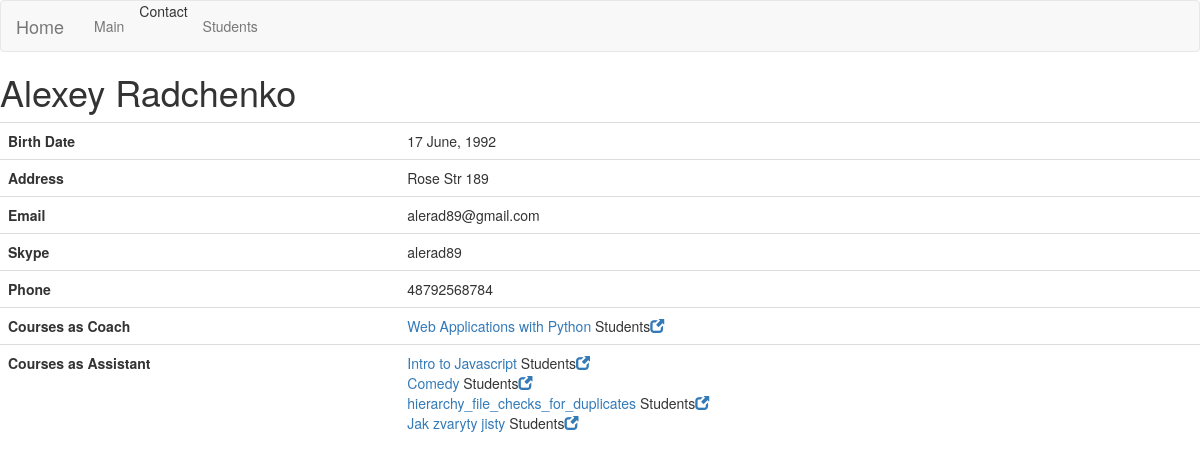
The app's page /coaches/3/ with its own data.
### coaches/models.py (models this page shows, shortened)
class Coach(models.Model):
    user = models.OneToOneField(User, on_delete=models.CASCADE)
    date_of_birth = models.DateField(blank = True, null = True)
    gender = models.CharField(max_length = 1, choices = (('M', 'Male'),('F', 'Female')))
    phone = models.CharField(max_length = 14, blank = True, null=True)
    address = models.CharField(max_length = 20, blank = True, null=True)
    skype = models.CharField(max_length = 20, blank = True, null=True)
    description =models.TextField(max_length = 2000, blank= True, null=True)

### courses/models.py (models this page shows)
class Course(models.Model):
    name = models.CharField(max_length = 100)
    short_description = models.CharField(max_length = 220)
    description = models.TextField()
    coach = models.ForeignKey(Coach, blank=True, null=True, related_name='coach_courses', on_delete = models.CASCADE)
    assistant = models.ForeignKey(Coach, blank=True, null=True, related_name = 'assistant_courses', on_delete=models.CASCADE)
    def __str__(self):
        return self.name

### coaches/views.py (the view)
# urls.py: url(r'^(?P<pk>[0-9]+)/$', views.CoachView.as_view(), name='coach_details'),]
class CoachView(generic.DetailView):
    context_object_name = 'coach'
    template_name = 'coaches/coach_details.html'
    def get_queryset(self):
        return Coach.objects.all()

### coaches/templates/coaches/coach_details.html (shortened to what this page needs)
{% extends "base.html" %}
{% block main_content %}
<h1>{{ coach.user.first_name }} {{ coach.user.last_name }}</h1>
<table class="table">
  <tbody>
      <tr>
      <th>Birth Date</th>
      <td>{{ coach.date_of_birth|date:"j F, Y" }}</td>
      </tr>
      <tr>
      <th>Address</th>
      <td>{{ coach.address }}</td>
      </tr>
      <tr>
      <th>Email</th>
      <td>{{ coach.user.email }}</td>
      </tr>
      <tr>
      <th>Skype</th>
      <td>{{ coach.skype }}</td>
      </tr>
      <tr>
      <th>Phone</th>
      <td>{{ coach.phone }}</td>
      </tr>
      <tr>
      <th>Courses as Coach</th>
          <td>{% for course in coach.coach_courses.all %}<a href="{% url 'courses:detail' course.id %}"> {{ course }}  </a> Students<a href="{% url 'students:student_list' %}?course_id={{ course.id }}"><span class="glyphicon glyphicon-new-window" aria-hidden="true"></span></a> <br>{% endfor %} </td>
      </tr>
      <tr>
      <th>Courses as Assistant</th>
          <td>{% for course in coach.assistant_courses.all %}<a href="{% url 'courses:detail' course.id %}"> {{ course }} </a>Students<a href="{% url 'students:student_list' %}?course_id={{ course.id }}"><span class="glyphicon glyphicon-new-window" aria-hidden="true"></span></a> <br> {% endfor %}</td>
      </tr>
  </tbody>
</table>
{% endblock main_content %}

### records on screen
Coach: user.first_name "Alexey", user.last_name "Radchenko", date_of_birth "17 June, 1992", address "Rose Str 189", user.email "alerad89@gmail.com", skype "alerad89", phone "48792568784"
Course: name "Web Applications with Python"
Course: name "Intro to Javascript"
Course: name "Comedy"
Course: name "hierarchy_file_checks_for_duplicates"
Course: name "Jak zvaryty jisty"
